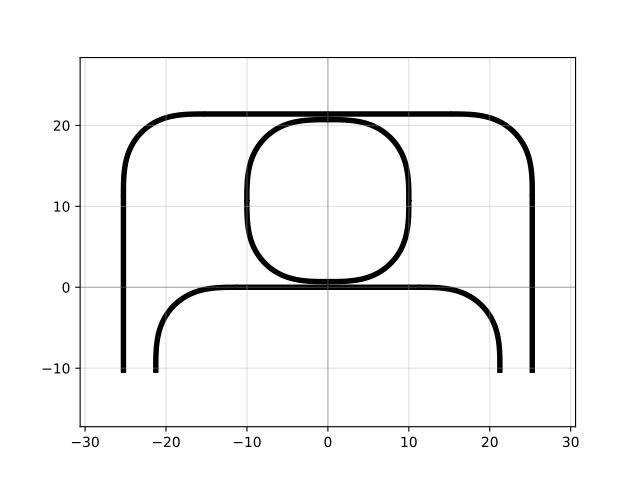

Source code (Python):
import gdsfactory as gf

c = gf.components.ring_double()
c = gf.Component()
ref = c << gf.components.ring_double()
r = gf.routing.route_south(ref)
for e in r.references:
    c.add(e)
c.plot()
